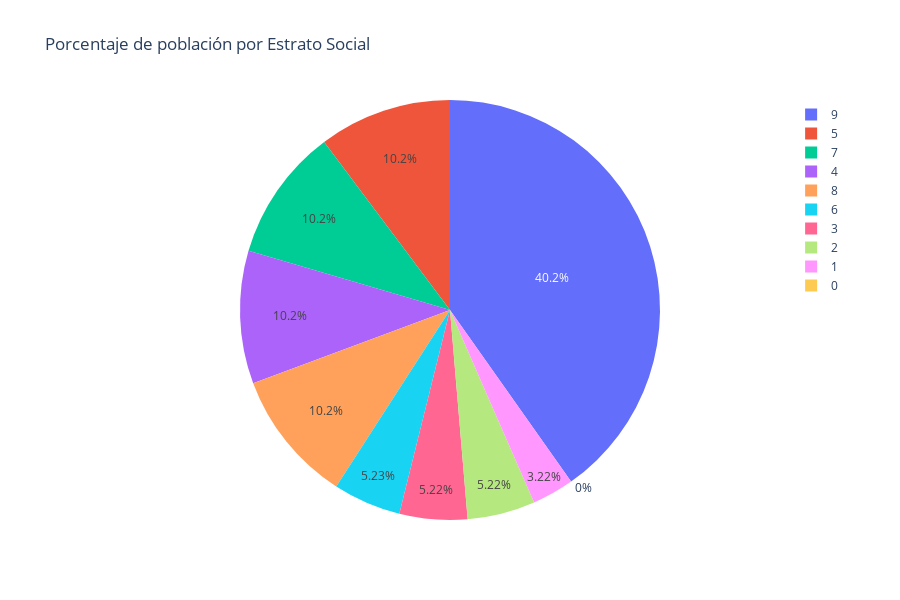

Notebook code for this chart:
### Code cell
fig2 = px.pie(
    df_porcentaje, names="Estrato", values="Porcentaje",
    title="Porcentaje de población por Estrato Social",
    height=600,
    width=900
)
fig2.show()

### Figure 1 — Plotly figure (JSON) as saved in the notebook; plotly's stock layout.template omitted (floating-point values rounded to 4 significant figures)
{"data": [{"domain": {"x": [0, 1], "y": [0, 1]}, "hovertemplate": "Estrato=%{label}<br>Porcentaje=%{value}<extra></extra>", "labels": [9, 7, 4, 5, 8, 3, 6, 2, 1, 0], "legendgroup": "", "name": "", "showlegend": true, "type": "pie", "values": [40.22, 10.22, 10.22, 10.23, 10.22, 5.22, 5.23, 5.22, 3.22, 0]}], "layout": {"height": 600, "legend": {"tracegroupgap": 0}, "title": {"text": "Porcentaje de población por Estrato Social"}, "width": 900}}
